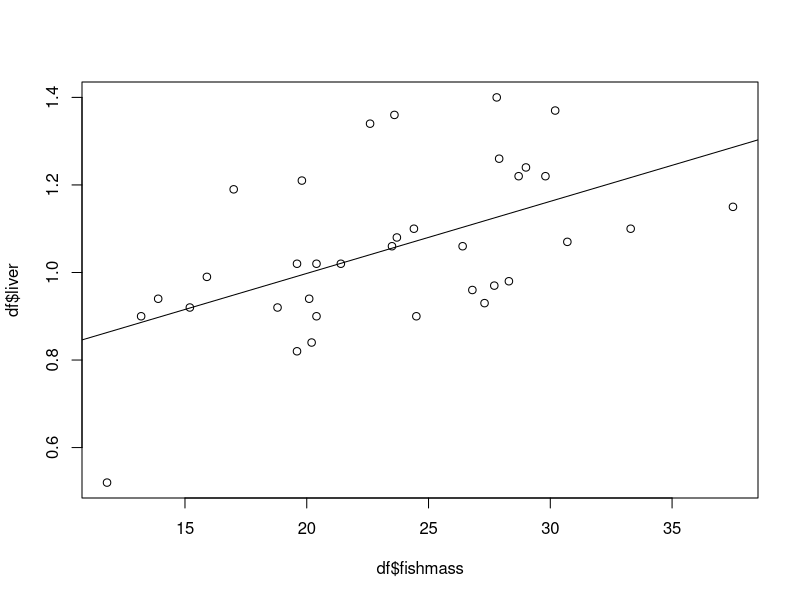

Write the R code that produced this figure.
## ---- chunk 1
knitr::opts_chunk$set(echo = TRUE, fig.pos= "h")
#setwd("~/GitHub/EcoStats")
## ---- chunk 2
# message=F and warning=F suppress the library warnings and messages
library(car)  # includes vif
library(knitr) # for kable (below)

df <- read.table('../data/mercury.txt',sep="", header=TRUE)

kable(head(df), caption="\\label{tab:mercury}Example of the data collected for mercury testing in lakes.")
## ---- chunk 3
# Import car library for regression analysis
# install.packages("car") # Only necessary if package is not installed
library(car)  # includes vif

df <- read.table('../data/mercury.txt',sep="", header=TRUE)

# Create linear models
liv <- lm(liver~fishmass+waterconc, data=df) # How does liver size vary with fishmass and waterconc
summary(liv)
# Note that the "Estimate" is relative to the variable scale, so even though fishmass has a much lower estimate than waterconc, doesn't mean it's less significant than the waterconc.

liv.mass <- lm(liver~fishmass, data=df)
liv.wc <- lm(liver~waterconc, data=df)
summary(liv.mass)
summary(liv.wc)
plot(df$liver~df$fishmass)
abline(liv.mass)

# Perform AIC
AIC(liv, liv.mass, liv.wc)
# The more negative, the better fit!
## ---- chunk 4
# Create linear models
mtis <- lm(fishconc~fishmass+liver+waterconc, data=df)
mtis.mass.liv <- lm(fishconc~fishmass+liver, data=df)
mtis.mass.wc <- lm(fishconc~fishmass+waterconc, data=df)
mtis.liv.wc <- lm(fishconc~liver+waterconc, data=df)
mtis.mass <- lm(fishconc~fishmass, data=df)
mtis.liv <- lm(fishconc~liver, data=df)
mtis.wc <- lm(fishconc~waterconc, data=df)

AIC(mtis, mtis.mass.liv, mtis.mass.wc, mtis.liv.wc, mtis.mass, mtis.liv, mtis.wc)
## ---- chunk 5
summary(mtis)
summary(mtis.mass.wc)
## ---- chunk 6
# Create linear models
fgr <- lm(growth~fishmass+fishdens+waterconc, data=df)
fgr.mass.dens <- lm(growth~fishmass+fishdens, data=df)
fgr.dens.wc <- lm(growth~fishdens+waterconc, data=df)
fgr.mass.wc <- lm(growth~fishmass+waterconc, data=df)
fgr.mass <- lm(growth~fishmass, data=df)
fgr.dens <- lm(growth~fishdens, data=df)
fgr.wc <- lm(growth~waterconc, data=df)

AIC(fgr, fgr.mass.dens, fgr.dens.wc, fgr.mass.wc, fgr.mass, fgr.dens, fgr.wc)

